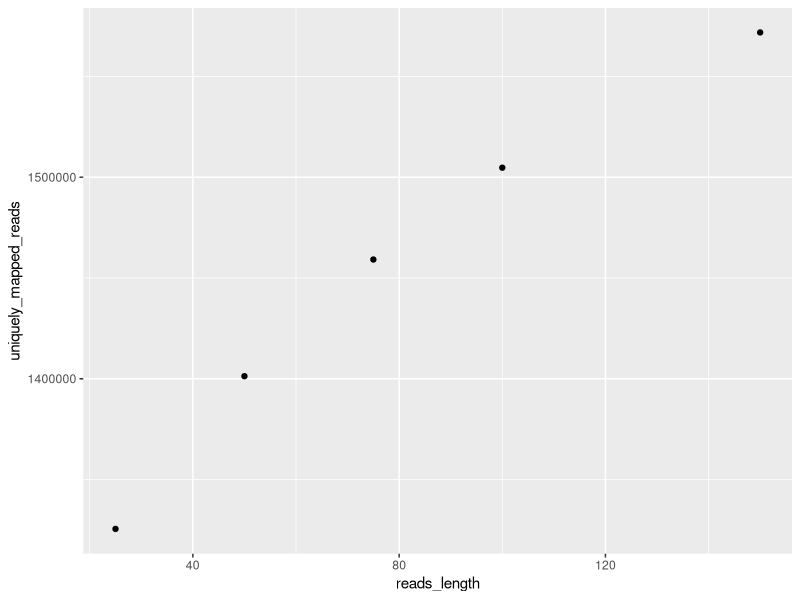
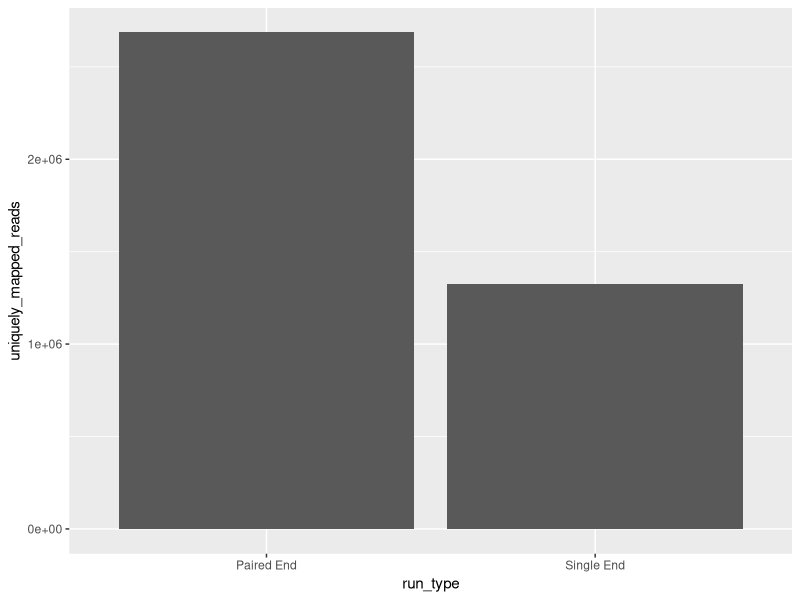

Write the R code that produced these figures, in order.
## ---- chunk 1
## First, we create a dataframe with two columns, one (reads_length) for the different read lengths and another (uniquely_mapped_reads for the number of uniquely mapped reads
#?# Substitute the sequence lengths with their respective number of uniquely mapped reads, that you got from sambamba view: - 1 pt
length_mapped_reads.df <- data.frame(reads_length=c(150,100,75,50,25),
                          uniquely_mapped_reads=c(1571825,1504718,1459162,1401280,1325510))## Here

## If you don't have it already, install the "ggplot2" package on your Rstudio 
## Go to packages on the bottom left part of the screen --> install --> type: ggplot2
## Accept to install the required dependencies :) 
                    
#?# Create a scatterplot using ggplot2 - 2 pt
## Use the reads_length for the x axis, uniquely_mapped_reads for the y axis; 
## Use the number of uniqquely mapped reads for the y axis

library(ggplot2)
ggplot(length_mapped_reads.df, aes(x=reads_length, y=uniquely_mapped_reads)) + geom_point()

## Tips:
## You can look for tutorials on the internet, or use ggplot2's help to learn how to do this. 
## To search for help on a function, use the ? command. For instance: 
# ?geom_point
## ---- chunk 2
## First, we create a dataframe with two columns, one (run_type) for the different run types and another (uniquely_mapped_reads for the number of uniquely mapped reads.
#?# Substitute the SE and PE with their respective number of uniquely mapped reads that you got from sambamba view: - 1 pt
sequence_run.df <- data.frame(run_type=c("Single End", "Paired End"),
                              uniquely_mapped_reads=c(1325510,2686235))
                              
                              
#?# Using ggplot, create a barplot that shows the different number of uniquely mapped reads between the two run types: - 2 pt
## Use the run_type in the x-axis
## Use the uniquely_mapped_reads in the y-axis

library(ggplot2)
ggplot(sequence_run.df, aes(x=run_type, y=uniquely_mapped_reads)) + geom_bar(stat="identity")

#?# Does the run type makes a difference? If there is, is it large? - 1 pt

# ANSWER: Yes, the run type makes a difference. In fact, the number of uniquely mapped reads for the paired-end file is nearly twice as large as the number of uniquelt mapped reads for the single-end file. This is because the alignment of a paired-end read produces a distinct output for each mate. Thus, Sambamba counts the uniquely mapped reads of mate pairs separately. Arguably, a better comparison metric would result from applying one of the following filters to the paired-end file:
# "[XS] == null and not unmapped and not duplicate and first_of_pair," which outputs 1346202
# "[XS] == null and not unmapped and not duplicate and second_of_pair," which outputs 1340033
# "[XS] == null and not unmapped and not duplicate and not mate_is_unmapped," which outputs 2672845 and approximates to 1336422.5 per mate (2672845/2)
# Any of the outputs above are more suitable to compare "read-for-read" against the single-end value of 1325510.

#?# In your own words explain the difference between SE and PE read alignment. - 1 pt

# ANSWER: In the sequencing step, DNA fragments can be sequenced from opposite ends to produce paired-end reads. This process generates twice the amount of data and provides additional positioning information (i.e., known distance and relative orientation between the read pair), making paired-end reads more likely to accurately align to a reference. Thus, while single-read runs are faster and cheaper, the more expensive and time-consuming paired-end runs yield better mapping, particularly of genomic rearrangements and repetitive regions.

#?# Given that the 50 bp reads (from last graph) contain the same number of bases as two 25 bp reads (25 bp PE; 25+25=50), why are the number of uniquely mapping reads different between these two? Which has more? Why do you think this is? - 3 pts

# ANSWER: Although both runs add up to the same number of bases, the length of their individual reads is not equal. From the relationsip derived above, we know that longer read lengths yield a greater number of uniquely mapped reads. Thus, one would expect to observe more unique mapping using 50 bp reads. However, the number of uniquely mapping reads is 1459162 and 2686235 for the 50 bp and the two 25 bp reads, respectively. This is because, once again, each mate in the pair is counted separately. By applying the filters suggested above, we can approximate the number of uniquely mapped reads for each mate in the pair. In doing so, we learn that 50 bp reads would in fact result in a larger number of uniquely mapped reads than 25 bp reads, corresponding to 1459162 versus ~1340000, respectively. 

